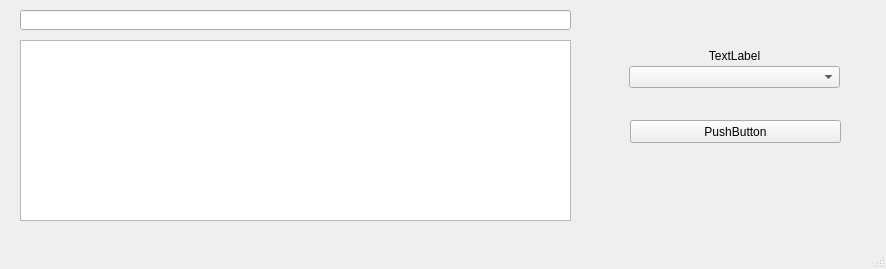
<?xml version="1.0" encoding="UTF-8"?>
<ui version="4.0">
 <class>MainWindow</class>
 <widget class="QMainWindow" name="MainWindow">
  <property name="geometry">
   <rect>
    <x>0</x>
    <y>0</y>
    <width>886</width>
    <height>269</height>
   </rect>
  </property>
  <property name="sizePolicy">
   <sizepolicy hsizetype="Preferred" vsizetype="Preferred">
    <horstretch>1</horstretch>
    <verstretch>1</verstretch>
   </sizepolicy>
  </property>
  <property name="windowTitle">
   <string>MainWindow</string>
  </property>
  <widget class="QWidget" name="centralwidget">
   <property name="sizePolicy">
    <sizepolicy hsizetype="Expanding" vsizetype="Expanding">
     <horstretch>0</horstretch>
     <verstretch>0</verstretch>
    </sizepolicy>
   </property>
   <widget class="QListWidget" name="data_list_wdg">
    <property name="geometry">
     <rect>
      <x>20</x>
      <y>40</y>
      <width>551</width>
      <height>181</height>
     </rect>
    </property>
    <property name="sizePolicy">
     <sizepolicy hsizetype="Expanding" vsizetype="Expanding">
      <horstretch>1</horstretch>
      <verstretch>1</verstretch>
     </sizepolicy>
    </property>
   </widget>
   <widget class="QLineEdit" name="search_line">
    <property name="geometry">
     <rect>
      <x>20</x>
      <y>10</y>
      <width>551</width>
      <height>20</height>
     </rect>
    </property>
    <property name="sizePolicy">
     <sizepolicy hsizetype="Expanding" vsizetype="Fixed">
      <horstretch>1</horstretch>
      <verstretch>1</verstretch>
     </sizepolicy>
    </property>
   </widget>
   <widget class="QComboBox" name="type_cb">
    <property name="geometry">
     <rect>
      <x>629</x>
      <y>66</y>
      <width>211</width>
      <height>22</height>
     </rect>
    </property>
    <property name="sizePolicy">
     <sizepolicy hsizetype="Expanding" vsizetype="Fixed">
      <horstretch>1</horstretch>
      <verstretch>1</verstretch>
     </sizepolicy>
    </property>
   </widget>
   <widget class="QLabel" name="type_lbl">
    <property name="geometry">
     <rect>
      <x>629</x>
      <y>46</y>
      <width>211</width>
      <height>20</height>
     </rect>
    </property>
    <property name="sizePolicy">
     <sizepolicy hsizetype="Expanding" vsizetype="Preferred">
      <horstretch>1</horstretch>
      <verstretch>1</verstretch>
     </sizepolicy>
    </property>
    <property name="text">
     <string>&lt;html&gt;&lt;head/&gt;&lt;body&gt;&lt;p align=&quot;center&quot;&gt;TextLabel&lt;/p&gt;&lt;/body&gt;&lt;/html&gt;</string>
    </property>
   </widget>
   <widget class="QPushButton" name="export_btn">
    <property name="geometry">
     <rect>
      <x>630</x>
      <y>120</y>
      <width>211</width>
      <height>23</height>
     </rect>
    </property>
    <property name="sizePolicy">
     <sizepolicy hsizetype="Expanding" vsizetype="Expanding">
      <horstretch>1</horstretch>
      <verstretch>1</verstretch>
     </sizepolicy>
    </property>
    <property name="text">
     <string>PushButton</string>
    </property>
   </widget>
  </widget>
  <widget class="QMenuBar" name="menubar">
   <property name="geometry">
    <rect>
     <x>0</x>
     <y>0</y>
     <width>886</width>
     <height>21</height>
    </rect>
   </property>
  </widget>
  <widget class="QStatusBar" name="statusbar"/>
 </widget>
 <resources/>
 <connections/>
</ui>
